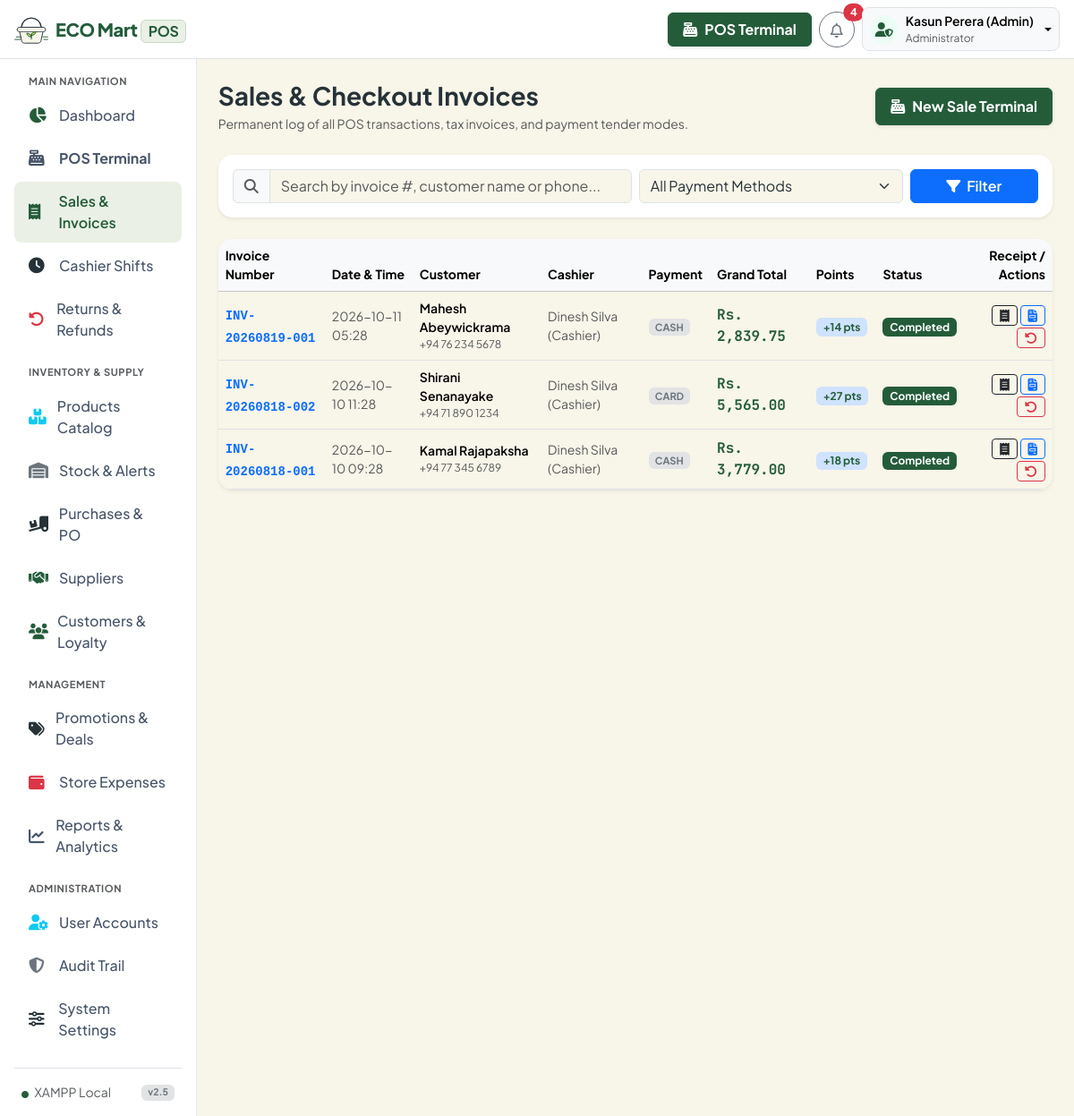
/sales/index.php (signed in), run on the app's committed database.
### tables this page shows
CREATE TABLE `sales` (
  `id` int(11) NOT NULL AUTO_INCREMENT,
  `invoice_number` varchar(50) NOT NULL,
  `user_id` int(11) NOT NULL,
  `customer_id` int(11) NOT NULL DEFAULT 1,
  `shift_id` int(11) DEFAULT NULL,
  `subtotal` decimal(10,2) NOT NULL DEFAULT 0.00,
  `discount_total` decimal(10,2) NOT NULL DEFAULT 0.00,
  `tax_total` decimal(10,2) NOT NULL DEFAULT 0.00,
  `grand_total` decimal(10,2) NOT NULL DEFAULT 0.00,
  `paid_amount` decimal(10,2) NOT NULL DEFAULT 0.00,
  `change_amount` decimal(10,2) NOT NULL DEFAULT 0.00,
  `payment_method` enum('cash','card','online','split') NOT NULL DEFAULT 'cash',
  `payment_status` enum('paid','partial','refunded') DEFAULT 'paid',
  `loyalty_points_earned` int(11) DEFAULT 0,
  `loyalty_points_redeemed` int(11) DEFAULT 0,
  `status` enum('completed','cancelled','held') DEFAULT 'completed',
  `created_at` timestamp DEFAULT CURRENT_TIMESTAMP,
  PRIMARY KEY (`id`),
  UNIQUE KEY `invoice_unique` (`invoice_number`),
  KEY `user_id` (`user_id`),
  KEY `customer_id` (`customer_id`),
  KEY `shift_id` (`shift_id`),
  CONSTRAINT `fk_sales_user` FOREIGN KEY (`user_id`) REFERENCES `users` (`id`),
  CONSTRAINT `fk_sales_cust` FOREIGN KEY (`customer_id`) REFERENCES `customers` (`id`),
  CONSTRAINT `fk_sales_shift` FOREIGN KEY (`shift_id`) REFERENCES `cashier_shifts` (`id`) ON DELETE SET NULL
);

CREATE TABLE `customers` (
  `id` int(11) NOT NULL AUTO_INCREMENT,
  `name` varchar(100) NOT NULL,
  `phone` varchar(30) NOT NULL,
  `email` varchar(100) DEFAULT NULL,
  `address` text DEFAULT NULL,
  `loyalty_points` int(11) NOT NULL DEFAULT 0,
  `total_spend` decimal(12,2) NOT NULL DEFAULT 0.00,
  `status` enum('active','inactive') DEFAULT 'active',
  `created_at` timestamp DEFAULT CURRENT_TIMESTAMP,
  PRIMARY KEY (`id`),
  UNIQUE KEY `phone_unique` (`phone`)
);

CREATE TABLE `users` (
  `id` int(11) NOT NULL AUTO_INCREMENT,
  `role_id` int(11) NOT NULL,
  `name` varchar(100) NOT NULL,
  `email` varchar(100) NOT NULL,
  `password` varchar(255) NOT NULL,
  `phone` varchar(20) DEFAULT NULL,
  `status` enum('active','inactive') DEFAULT 'active',
  `last_login` datetime DEFAULT NULL,
  `created_at` timestamp DEFAULT CURRENT_TIMESTAMP,
  `updated_at` timestamp DEFAULT CURRENT_TIMESTAMP ON UPDATE CURRENT_TIMESTAMP,
  PRIMARY KEY (`id`),
  UNIQUE KEY `email_unique` (`email`),
  KEY `role_id` (`role_id`),
  CONSTRAINT `fk_users_role` FOREIGN KEY (`role_id`) REFERENCES `roles` (`id`) ON DELETE CASCADE
);

### config/database.php (called while the page is built, shortened)
<?php
function formatCurrency(float $amount): string {
    return 'Rs. ' . number_format($amount, 2);
}

### sales/index.php (the view, shortened to what this page needs)
<?php
require_once __DIR__ . '/../includes/header.php';
require_once __DIR__ . '/../includes/navbar.php';
$db = Database::getConnection();
$search = trim($_GET['search'] ?? '');
$query = "SELECT s.*, c.name as customer_name, c.phone as customer_phone, u.name as cashier_name
    FROM sales s
    LEFT JOIN customers c ON s.customer_id = c.id
    LEFT JOIN users u ON s.user_id = u.id
    WHERE 1=1";
$params = [];
$query .= " ORDER BY s.id DESC LIMIT 50";
$stmt = $db->prepare($query);
$stmt->execute($params);
$sales = $stmt->fetchAll();
?>
<div class="d-flex">
    <?php require_once __DIR__ . '/../includes/sidebar.php'; ?>
    <div class="flex-grow-1 p-4" style="background: #f8fafc; min-height: calc(100vh - 65px);">
        <div class="d-flex flex-wrap justify-content-between align-items-center mb-4 gap-3">
            <div>
                <h3 class="fw-bold text-dark mb-1">Sales & Checkout Invoices</h3>
                <p class="text-muted small m-0">Permanent log of all POS transactions, tax invoices, and payment tender modes.</p>
            </div>
            <a href="<?= BASE_URL ?>pos/index.php" class="btn btn-success fw-bold px-3 py-2 shadow-sm d-flex align-items-center gap-2">
                <i class="fa-solid fa-cash-register"></i> New Sale Terminal
            </a>
        </div>
        <div class="card border-0 shadow-sm rounded-4 p-3 bg-white mb-4">
            <form method="GET" class="row g-2">
                <div class="col-md-6">
                    <div class="input-group">
                        <span class="input-group-text bg-light"><i class="fa-solid fa-magnifying-glass text-muted"></i></span>
                        <input type="text" name="search" class="form-control" placeholder="Search by invoice #, customer name or phone..." value="<?= htmlspecialchars($search) ?>">
                    </div>
                </div>
                <div class="col-md-4">
                    <select name="method" class="form-select">
                        <option value="">All Payment Methods</option>
                    </select>
                </div>
                <div class="col-md-2 d-flex gap-2">
                    <button type="submit" class="btn btn-primary w-100 fw-semibold"><i class="fa-solid fa-filter me-1"></i> Filter</button>
                </div>
            </form>
        </div>
        <div class="card border-0 shadow-sm rounded-4 bg-white overflow-hidden">
            <div class="table-responsive">
                <table class="table table-hover align-middle mb-0">
                    <thead class="table-light small text-muted">
                        <tr>
                            <th>Invoice Number</th>
                            <th>Date & Time</th>
                            <th>Customer</th>
                            <th>Cashier</th>
                            <th>Payment</th>
                            <th>Grand Total</th>
                            <th>Points</th>
                            <th>Status</th>
                            <th class="text-end">Receipt / Actions</th>
                        </tr>
                    </thead>
                    <tbody>
                        <?php if (empty($sales)): ?>
                            <tr><td colspan="9" class="text-center py-5 text-muted">No sales transactions found.</td></tr>
                        <?php else: ?>
                            <?php foreach ($sales as $s): ?>
                                <tr>
                                    <td>
                                        <a href="<?= BASE_URL ?>sales/receipt.php?id=<?= $s['id'] ?>" class="fw-bold text-decoration-none font-monospace small">
                                            <?= htmlspecialchars($s['invoice_number']) ?>
                                        </a>
                                    </td>
                                    <td class="small text-muted"><?= date('Y-m-d H:i', strtotime($s['created_at'])) ?></td>
                                    <td>
                                        <div class="fw-semibold small"><?= htmlspecialchars($s['customer_name'] ?? 'Walk-in Customer') ?></div>
                                        <?php if (!empty($s['customer_phone']) && $s['customer_phone'] !== '0000000000'): ?>
                                            <div class="text-muted" style="font-size:0.75rem;"><?= htmlspecialchars($s['customer_phone']) ?></div>
                                        <?php endif; ?>
                                    </td>
                                    <td class="small text-muted"><?= htmlspecialchars($s['cashier_name'] ?? 'Staff') ?></td>
                                    <td>
                                        <span class="badge bg-secondary-subtle text-secondary text-uppercase" style="font-size:0.7rem;"><?= htmlspecialchars($s['payment_method']) ?></span>
                                    </td>
                                    <td class="fw-bold currency-font text-success">
                                        <?= formatCurrency((float)$s['grand_total']) ?>
                                    </td>
                                    <td>
                                        <?php if ($s['loyalty_points_earned'] > 0): ?>
                                            <span class="badge bg-primary-subtle text-primary">+<?= $s['loyalty_points_earned'] ?> pts</span>
                                        <?php else: ?>
                                            <span class="text-muted small">-</span>
                                        <?php endif; ?>
                                    </td>
                                    <td>
                                        <span class="badge <?= $s['status'] === 'completed' ? 'bg-success' : 'bg-warning' ?>"><?= ucfirst($s['status']) ?></span>
                                    </td>
                                    <td class="text-end">
                                        <a href="<?= BASE_URL ?>sales/receipt.php?id=<?= $s['id'] ?>&format=thermal" class="btn btn-sm btn-outline-dark py-0 px-2" title="Thermal Receipt (80mm)">
                                            <i class="fa-solid fa-receipt"></i>
                                        </a>
                                        <a href="<?= BASE_URL ?>sales/receipt.php?id=<?= $s['id'] ?>&format=a4" class="btn btn-sm btn-outline-primary py-0 px-2" title="Full A4 Invoice">
                                            <i class="fa-solid fa-file-invoice"></i>
                                        </a>
                                        <a href="<?= BASE_URL ?>returns/create.php?invoice=<?= urlencode($s['invoice_number']) ?>" class="btn btn-sm btn-outline-danger py-0 px-2" title="Process Return/Refund">
                                            <i class="fa-solid fa-rotate-left"></i>
                                        </a>
                                    </td>
                                </tr>
                            <?php endforeach; ?>
                        <?php endif; ?>
                    </tbody>
                </table>
            </div>
        </div>
    </div>
</div>
<?php require_once __DIR__ . '/../includes/footer.php'; ?>

### includes/header.php (style rules this page uses)
:root { --eco-primary: #245C3A; --eco-cream: #F8F5E9; --eco-accent: #B7D94C; --eco-text: #263238; --primary-emerald: var(--eco-primary); --primary-emerald-dark: #19452B; --primary-emerald-light: #EAF0E5; --pos-bg: var(--eco-cream); --bs-success: var(--eco-primary); --bs-success-rgb: 36, 92, 58; --bs-primary: var(--eco-primary); --bs-primary-rgb: 36, 92, 58; --bs-warning: var(--eco-accent); --bs-warning-rgb: 183, 217, 76; --bs-body-color: var(--eco-text); --bs-body-bg: var(--eco-cream); --bs-link-color: var(--eco-primary); --bs-link-hover-color: #19452B; --font-main: 'Plus Jakarta Sans', system-ui, -apple-system, sans-serif; --font-mono: 'JetBrains Mono', monospace; }
body { font-family: var(--font-main); background-color: var(--eco-cream); color: var(--eco-text); }
[style*="#f8fafc"], [style*="#f1f5f9"] { background-color: var(--eco-cream) !important; }
.text-success, .navbar-brand { color: var(--eco-primary) !important; }
.text-dark { color: var(--eco-text) !important; }
.btn-success, .bg-success, .badge-pos { background-color: var(--eco-primary) !important; border-color: var(--eco-primary) !important; }
.currency-font { font-family: var(--font-mono); font-weight: 700; }

### data on the page
sales: invoice_number "INV-20260819-001", created_at "2026-10-11 05:28", customer.name "Mahesh Abeywickrama", customer.phone "+94 76 234 5678", user.name "Dinesh Silva (Cashier)", payment_method "CASH", grand_total "Rs. 2,839.75", loyalty_points_earned "14", status "Completed"
sales: invoice_number "INV-20260818-002", created_at "2026-10-10 11:28", customer.name "Shirani Senanayake", customer.phone "+94 71 890 1234", user.name "Dinesh Silva (Cashier)", payment_method "CARD", grand_total "Rs. 5,565.00", loyalty_points_earned "27", status "Completed"
sales: invoice_number "INV-20260818-001", created_at "2026-10-10 09:28", customer.name "Kamal Rajapaksha", customer.phone "+94 77 345 6789", user.name "Dinesh Silva (Cashier)", payment_method "CASH", grand_total "Rs. 3,779.00", loyalty_points_earned "18", status "Completed"

### other printed values
$unreadNotifs "4"
$currentUser "Kasun Perera (Admin)"
$currentRole "Administrator"
